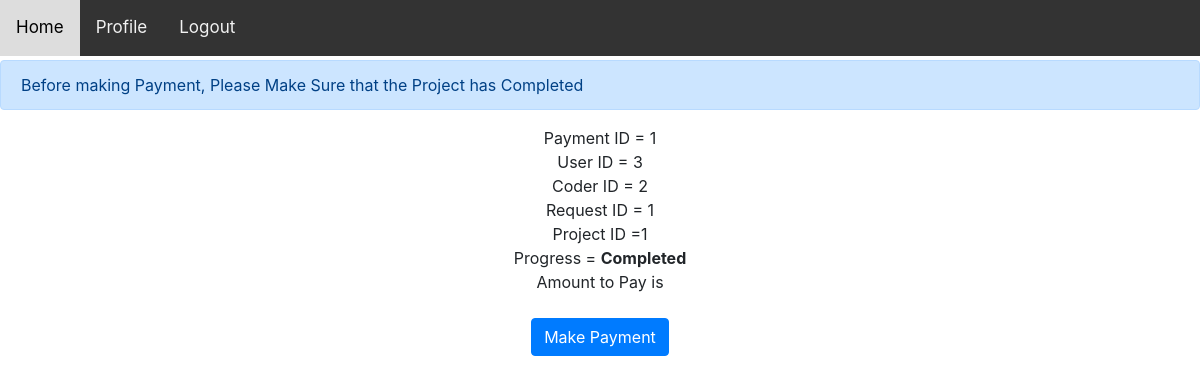
Page /client/makepayment.php?paymentID=1 (signed in) on the committed database.
### tables this page shows
CREATE TABLE IF NOT EXISTS `payments` (
`PaymentID` int(12) NOT NULL,
  `ClientID` int(12) NOT NULL,
  `CoderID` int(12) NOT NULL,
  `ProjectID` int(12) DEFAULT NULL,
  `RequestID` int(12) NOT NULL,
  `Progress` varchar(20) NOT NULL,
  `Paid` varchar(20) NOT NULL
);

### client/makepayment.php (the view, shortened to what this page needs)
<?php
require_once("clientheader.php");
require_once("../connection.php");
?>
<div class="alert alert-primary mt-1">Before making Payment, Please Make Sure that the Project has Completed</div>
<?php
$userID = $_SESSION["userID"];
$paymentID = $_GET['paymentID'];
$projectID = $_GET['projectID'];
$query4 = " SELECT * FROM payments WHERE PaymentID = '" . $paymentID . "' ";
$result4 = mysqli_query($conn, $query4);
while ($row = mysqli_fetch_assoc($result4))
{
    $coderID = $row['CoderID'];
    $projectID = $row['ProjectID'];
    $requestID = $row["RequestID"];
    $progress = $row['Progress'];
}
?>
<!DOCTYPE html>
<html lang="en">
<head>
    <link rel="stylesheet" a href="../CSS/bootstrap.css"/>
</head>
<form action="" method="post">
<div align="center">
<?php
echo "Payment ID = " . $paymentID . "<br>";
echo "User ID = " . $userID . "<br>";
echo "Coder ID = " . $coderID . "<br>";
echo "Request ID = " . $requestID . "<br>";
echo "Project ID =" . $projectID . "<br>";
echo "Progress = "."<b>" . $progress . "</b>"."<br>";
echo "Amount to Pay is "."<b>" . $payment ."</b>". "<br>";
?>
<br>
<input type="submit" name="submit" class="btn btn-primary" value="Make Payment">
</div>
</form>
</body>
</html>

### client/clientheader.php (style rules this page uses)
body { margin: 1; font-family: Arial, Helvetica, sans-serif; }

### rows in the picture
payments: CoderID "2", RequestID "1", ProjectID "1", Progress "Completed"

### other values in the picture
$paymentID "1"
$userID "3"
